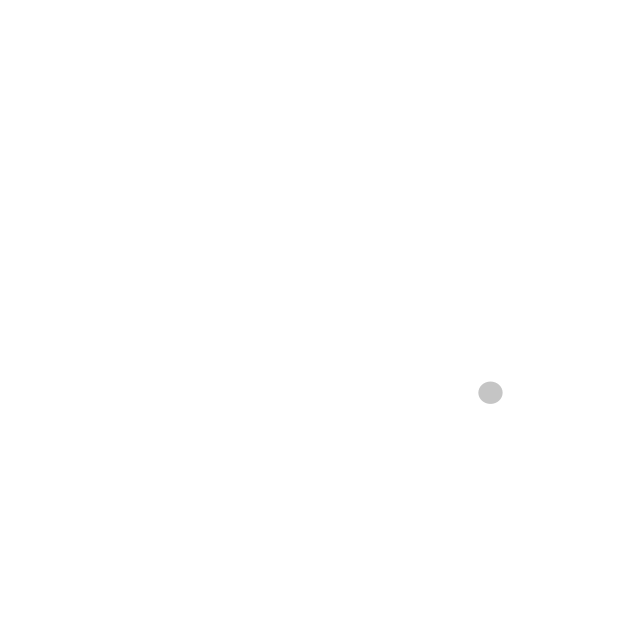
Frame 1 (no input)
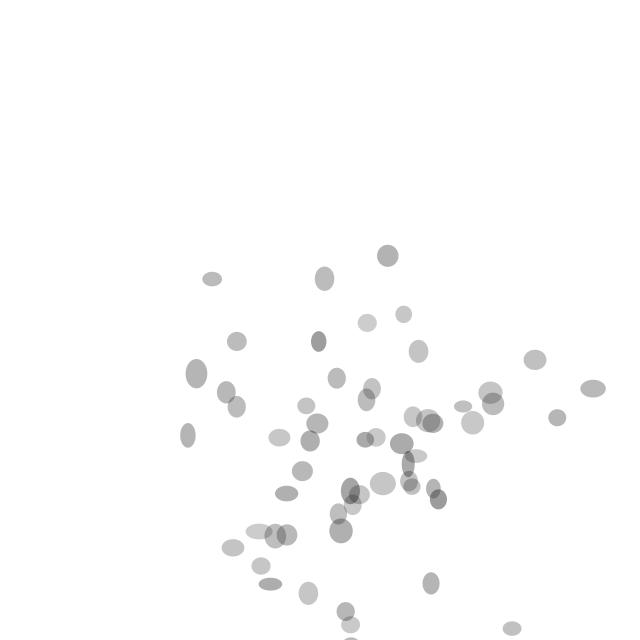
Frame 60 (the mouse pressed at the canvas centre just before this capture)
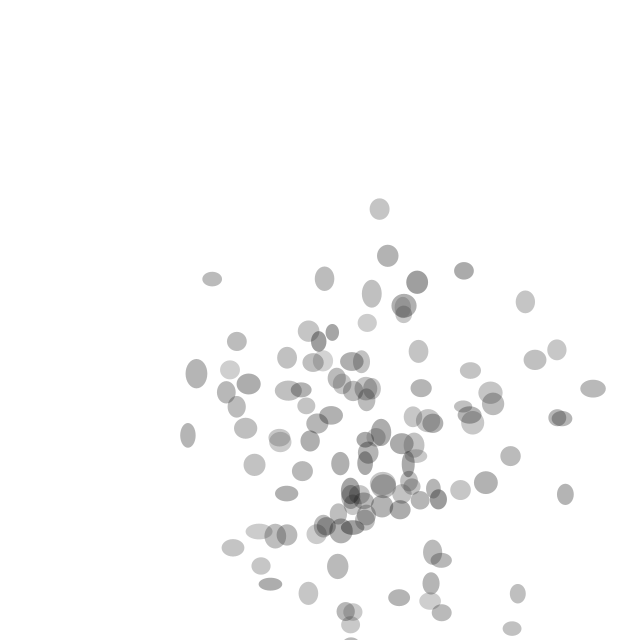
Frame 120 (the mouse held since frame 60 and released just before this capture)

The Processing sketch that drew these frames (run headless with seeded random() and noise(); from frame 60 on, the mouse is pressed at the canvas centre):

// Processing sketch: paint_splatter
// ── paint_splatter.pde
import java.util.Random;

Random generator;
float x_sd = 90;
float x_mean = 395;
float y_sd = 90;
float y_mean = 450;
float size_sd = 3;
float size_mean = 20;


void setup(){
  size(640,640);
  generator = new Random();
  background(255);
}

void draw() {
  float x = (float) generator.nextGaussian();
  x = x_sd * x + x_mean;
  float y = (float) generator.nextGaussian();
  y = y_sd * y + y_mean;
  float w = (float) generator.nextGaussian();
  w = size_sd * w + size_mean;
  float h = (float) generator.nextGaussian();
  h = size_sd * h + size_mean;
  
  float clr = (float) generator.nextGaussian();
  clr = 32 * clr + 32;
  
  float opac = (float) generator.nextGaussian();
  opac = 10 * opac + 80; 
  
  noStroke();
  fill(clr,opac);
  ellipse(x,y,w,h);
}
